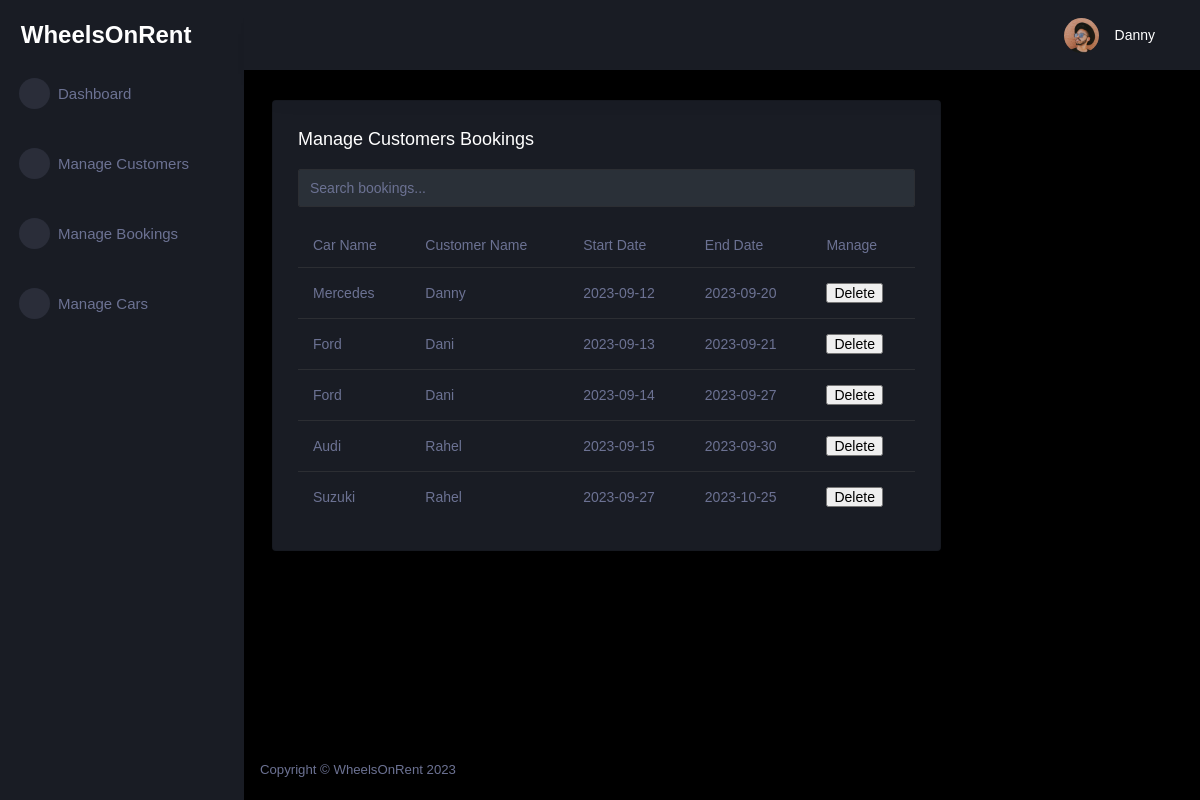
Before: /booking/ (signed in) with the older database file.
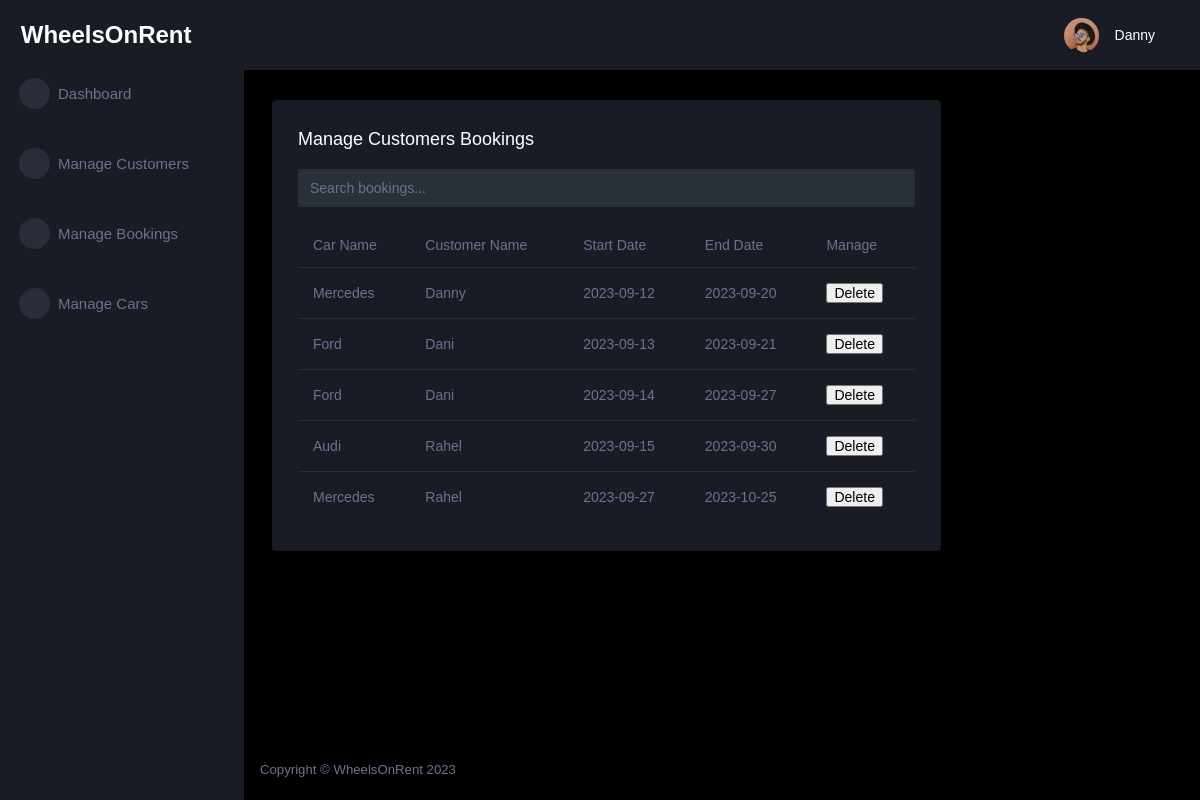
After: the same page with the newer database file.
### tables this page shows
CREATE TABLE customer (
  id INTEGER PRIMARY KEY AUTOINCREMENT,
  name TEXT NOT NULL,
  last_name TEXT NOT NULL,
  phone_number TEXT NOT NULL,
  email TEXT NOT NULL,
  password TEXT NOT NULL,
  role TEXT INTEGER DEFAULT 0
);

CREATE TABLE booking (
  id INTEGER PRIMARY KEY AUTOINCREMENT,
  customer_id INTEGER NOT NULL,
  car_id INTEGER NOT NULL,
  start_date DATE NOT NULL,
  end_date DATE NOT NULL,
  FOREIGN KEY (customer_id) REFERENCES customer (id),
  FOREIGN KEY (car_id) REFERENCES car (id)
);

CREATE TABLE car (
  id INTEGER PRIMARY KEY AUTOINCREMENT,
  name TEXT NOT NULL,
  model TEXT NOT NULL,
  status TEXT NOT NULL,
  seat INTEGER NOT NULL,
  door INTEGER NOT NULL,
  gearbox TEXT NOT NULL,
  image TEXT
, price REAL NOT NULL DEFAULT 0.0);

### car_app/booking.py (the view)
@bp.route('/')
@login_required
def index():
    db = get_db()
    bookings = db.execute(
        'SELECT b.id, ca.name, cu.name, cu.last_name, start_date, end_date'
        ' FROM booking b'
        ' JOIN customer cu ON b.customer_id = cu.id'
        ' JOIN car ca on b.car_id = ca.id'
        ' ORDER BY start_date ASC'
    ).fetchall()
    return render_template('admin/booking_index.html', bookings=bookings)

### car_app/customer.py (called while the page is built)
@bp.before_app_request
def load_logged_in_customer():
    customer_id = session.get('customer_id')
    if customer_id is None:
        g.customer = None
    else:
        g.customer = get_db().execute(
            'SELECT * FROM customer WHERE id = ?', (customer_id,)
        ).fetchone()

def login_required(view):
    @functools.wraps(view)
    def wrapped_view(**kwargs):
        if g.customer is None:
            return redirect(url_for('customer.login'))
        return view(**kwargs)
    return wrapped_view

### car_app/db.py (called while the page is built)
def get_db():
    if 'db' not in g:
        g.db = sqlite3.connect(
            current_app.config['DATABASE'],
            detect_types=sqlite3.PARSE_DECLTYPES
        )
        g.db.row_factory = sqlite3.Row
    return g.db

### car_app/templates/admin/booking_index.html (shortened to what this page needs)
{% extends 'admin/admin_base.html' %}
{% block content %}
<div class="content-wrapper">
  <div class="row">
    <div class="col-lg-9 grid-margin stretch-card">
      <div class="card">
        <div class="card-body">
          <h4 class="card-title">Manage Customers Bookings</h4>
          <div class="mb-3">
            <input type="text" id="searchInput" class="form-control" placeholder="Search bookings...">
          </div>
          <div class="table-responsive">
            <table class="table">
              <thead>
                <tr>
                  <th>Car Name</th>
                  <th>Customer Name</th>
                  <th>Start Date</th>
                  <th>End Date</th>
                  <th>Manage</th>
                </tr>
              </thead>
              <tbody>
                {% for booking in bookings %}
                  <tr>
                    <td>{{ booking[1] }}</td>
                    <td>{{ booking[2] }}</td>
                    <td>{{ booking[4] }}</td>
                    <td>{{ booking[5] }}</td>
              <td><form action="{{ url_for('booking.delete', id=booking['id']) }}" method="post"><input class="danger" type="submit" value="Delete" onclick="return confirm('Are you sure?')">
                </form></td>
                  </tr>
                {% endfor %}
              </tbody>
            </table>
          </div>
        </div>
      </div>
    </div>
  </div>
</div>
{% endblock %}

### car_app/templates/admin/admin_base.html (shortened to what this page needs)
<!DOCTYPE html>
<html lang="en">
<head>
    <link rel="stylesheet" href="https://cdn.jsdelivr.net/npm/bootstrap@4.0.0/dist/css/bootstrap.min.css">
    <link rel="stylesheet" href="{{ url_for('static', filename='assets/admin/assets/vendors/mdi/css/materialdesignicons.min.css')}}">
    <link rel="stylesheet" href="{{ url_for('static', filename='assets/admin/assets/vendors/css/vendor.bundle.base.css')}}">
    <link rel="stylesheet" href="{{ url_for('static', filename='assets/admin/assets/vendors/jvectormap/jquery-jvectormap.css')}}">
    <link rel="stylesheet" href="{{ url_for('static', filename='assets/admin/assets/vendors/flag-icon-css/css/flag-icon.min.css')}}">
    <link rel="stylesheet" href="{{ url_for('static', filename='assets/admin/assets/vendors/owl-carousel-2/owl.carousel.min.css')}}">
    <link rel="stylesheet" href="{{ url_for('static', filename='assets/admin/assets/vendors/owl-carousel-2/owl.theme.default.min.css')}}">
    <link rel="stylesheet" href="{{ url_for('static', filename='assets/admin/assets/css/style.css')}}">
</head>
<body>
    {% if g.customer['role'] == 1 %}
    <div class="container-scroller">
        <nav class="sidebar sidebar-offcanvas" id="sidebar">
            <div class="sidebar-brand-wrapper d-none d-lg-flex align-items-center justify-content-center fixed-top">
                <a class="sidebar-brand brand-logo" href="{{ url_for('customer.admin_dashboard') }}" style="text-decoration: none; color: white; font-size: 24px; font-weight: bold; font-family: Verdana, Geneva, Tahoma, sans-serif;">WheelsOnRent</a>
            </div>
            <ul class="nav">
                <li class="nav-item menu-items">
                    <a class="nav-link" href="{{ url_for('customer.admin_dashboard') }}">
                        <span class="menu-icon">
                <i class="mdi mdi-speedometer"></i>
              </span>
                        <span class="menu-title">Dashboard</span>
                    </a>
                </li>
                <br>
                <li class="nav-item menu-items">
                    <a class="nav-link" href="{{ url_for('customer.index') }}">
                        <span class="menu-icon">
                <i class="mdi mdi-playlist-play"></i>
              </span>
                        <span class="menu-title">Manage Customers</span>
                    </a>
                </li>
                <br>
                <li class="nav-item menu-items">
                    <a class="nav-link" href="{{ url_for('booking.index') }}">
                        <span class="menu-icon">
                <i class="mdi mdi-table-large"></i>
              </span>
                        <span class="menu-title">Manage Bookings</span>
                    </a>
                </li>
                <br>
                <li class="nav-item menu-items">
                    <a class="nav-link" href="{{ url_for('car.index') }}">
                        <span class="menu-icon">
                <i class="mdi mdi-car"></i>
              </span>
                        <span class="menu-title">Manage Cars</span>
                    </a>
                </li>
            </ul>
        </nav>
        <div class="container-fluid page-body-wrapper">
            <nav class="navbar p-0 fixed-top d-flex flex-row">
                <div class="navbar-menu-wrapper flex-grow d-flex align-items-stretch">
                    <button class="navbar-toggler navbar-toggler align-self-center" type="button" data-toggle="minimize">
              <span class="mdi mdi-menu"></span>
            </button>
                    <ul class="navbar-nav navbar-nav-right">
                        <li class="nav-item nav-settings d-none d-lg-block">
                            <a class="nav-link" href="#">
                                <i class="mdi mdi-view-grid"></i>
                            </a>
                        </li>
                        <li class="nav-item dropdown">
                            <a class="nav-link" id="profileDropdown" href="#" data-toggle="dropdown">
                                <div class="navbar-profile">
                                    <img class="img-xs rounded-circle" src="{{ url_for('static', filename='assets/admin/assets/images/faces/face15.jpg')}}" alt="">
                                    <p class="mb-0 d-none d-sm-block navbar-profile-name">{{ g.customer['name'] }}</p>
                                    <i class="mdi mdi-menu-down d-none d-sm-block"></i>
                                </div>
                            </a>
                        </li>
                    </ul>
                </div>
            </nav>
            <div class="main-panel">
                {% block content %}{% endblock %}
                <footer class="footer">
                    <div class="d-sm-flex justify-content-center justify-content-sm-between">
                        <span class="text-muted d-block text-center text-sm-left d-sm-inline-block">Copyright © WheelsOnRent 2023</span>
                    </div>
                </footer>
            </div>
        </div>
    </div>
    {% else %}
    <div class="container">
        <div class="alert alert-danger">
            <p>You do not have permission to view this page.</p>
        </div>
    </div>
    {% endif %}
</body>
</html>

Changed rows visible on the page:
changed booking (number 5 of 5 on the later page): name "Suzuki" → "Mercedes"
